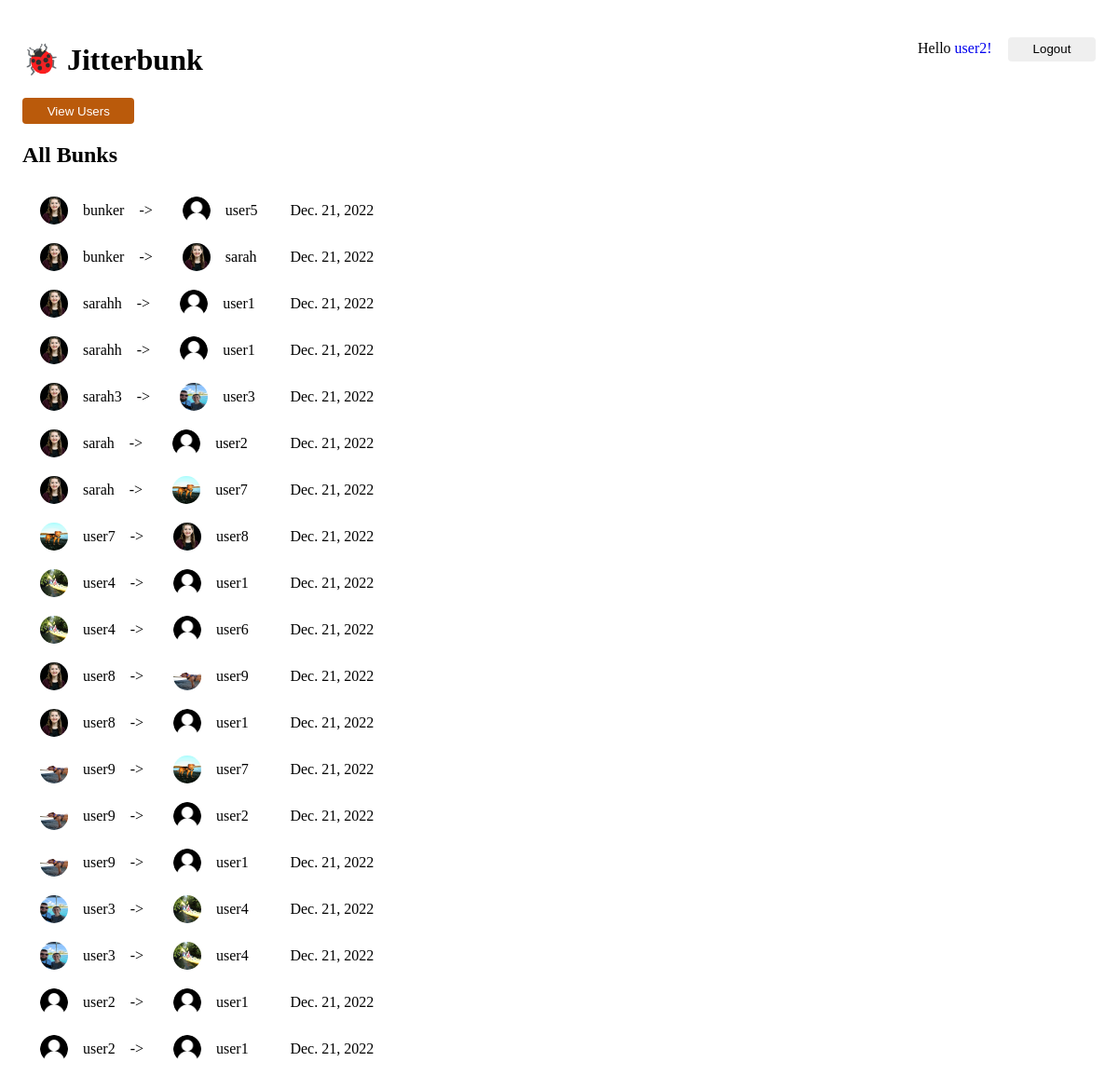
Page /bunks (signed in) on the committed database.
### jitter/models.py (models this page shows, shortened)
class Bunk(models.Model):
	from_user = models.ForeignKey(JitterbunkUser, on_delete=models.SET_NULL, related_name="bunks_sent", null=True)
	to_user = models.ForeignKey(JitterbunkUser, on_delete=models.SET_NULL, related_name="bunks_recieved", null=True)
	time = models.DateTimeField('bunk time')

class JitterbunkUser(models.Model):
	photo = models.ImageField(upload_to="photos")
	user = models.OneToOneField(User, on_delete=models.CASCADE)
	def __str__(self):
		return self.user.username

### jitter/views.py (the view)
# urls.py: path('bunks', views.BunkView.as_view(), name='all_bunks'),
class BunkView(generic.ListView):
    template_name = 'jitter/all_bunks.html'
    context_object_name = 'bunk_list'
    def get_queryset(self):
        return Bunk.objects.all().order_by('-time')

### jitter/templates/jitter/all_bunks.html
{% load static %}
<link rel="stylesheet" type="text/css" href="{% static 'jitter/style.css' %}">
{% include "jitter/header.html" %}
<nav>
	<button onclick="location.href='{% url 'jitter:users' %}'"> View Users </button>
</nav>
<h2> All Bunks </h2>
{% include "jitter/bunk_list.html" %}

### jitter/templates/jitter/header.html (shortened to what this page needs)
{% load static %}
<link rel="stylesheet" type="text/css" href="{% static 'jitter/style.css' %}">
<header>
	<h1>
		&#128030; Jitterbunk
	</h1>
    {% if request.user.is_authenticated%}
    	<p>
    		Hello
    		<a href="{% url 'jitter:user_page' request.user.id %}" >
    			{{ request.user.username }}!
    		</a>
    		<a href="{% url 'jitter:logout' %}">
    			<button class="logout-button"> Logout </button>
    		</a>
    	</p>
    {% endif %}
</header>

### jitter/templates/jitter/bunk_list.html
{% load static %}
<link rel="stylesheet" type="text/css" href="{% static 'jitter/style.css' %}">
{% if bunk_list %}
	<table>
	{% for bunk in bunk_list %}
	<tr>
		<td>
			<div class="bunk">
				{% include "jitter/user.html" with user=bunk.from_user%}
				<span class="arrow"> -> </span>
				{% include "jitter/user.html" with user=bunk.to_user%}
			</div>
		</td>
		<td class="bunk-time">
			{{ bunk.time.date }}
		</td>
	</tr>
	{% endfor %}
	</table>
{% else %}
	<p> No bunks. </p>
{% endif %}

### jitter/templates/jitter/user.html
{% load static %}
<link rel="stylesheet" type="text/css" href="{% static 'jitter/style.css' %}">
<a href="{% url 'jitter:user_page' user.id %}" class="user-info">
	{% if user.photo %}
		<img class="user-photo" src="{{user.photo.url}}"/>
	{% else %}
		<img class="user-photo" src="{% static 'jitter/images/default.png' %}"/>
	{% endif %}
	{{ user }}
</a>

### jitter/static/jitter/style.css (style rules this page uses)
.user-photo { max-height: 30px; max-width: 30px; min-height: 30px; min-width: 30px; object-fit: fill; border-radius: 50%; margin: 0.5em 1em; }
.user-info { text-decoration: none; color: black; display: flex; align-items: center; }
.bunk { display: inline-flex; align-items: center; }
.bunk-time { padding-left: 2em; }
header button { border: none; border-radius: .3em; padding: .4em 2em; margin-left: 1em; }
.arrow { margin: .5em 1em; }
a { text-decoration: none; }
nav button { background-color: #ba5a0b; color: white; border: none; border-radius: .3em; padding: .5em 2em; }
header { display: inline-flex; align-items: top; justify-content: space-between; width: 100%; }

### rows in the picture
Bunk: photo (picture), time "Dec. 21, 2022"
JitterbunkUser: user.username "bunker"
JitterbunkUser: user.username "user5"
Bunk: photo (picture), time "Dec. 21, 2022"
JitterbunkUser: user.username "sarah"
Bunk: photo (picture), time "Dec. 21, 2022"
JitterbunkUser: user.username "sarahh"
JitterbunkUser: user.username "user1"
Bunk: photo (picture), time "Dec. 21, 2022"
Bunk: photo (picture), time "Dec. 21, 2022"
JitterbunkUser: user.username "sarah3"
JitterbunkUser: user.username "user3"
Bunk: photo (picture), time "Dec. 21, 2022"
JitterbunkUser: user.username "user2"
Bunk: photo (picture), time "Dec. 21, 2022"
JitterbunkUser: user.username "user7"
Bunk: photo (picture), time "Dec. 21, 2022"
JitterbunkUser: user.username "user8"
Bunk: photo (picture), time "Dec. 21, 2022"
JitterbunkUser: user.username "user4"
Bunk: photo (picture), time "Dec. 21, 2022"
JitterbunkUser: user.username "user6"
Bunk: photo (picture), time "Dec. 21, 2022"
JitterbunkUser: user.username "user9"
Bunk: photo (picture), time "Dec. 21, 2022"
Bunk: photo (picture), time "Dec. 21, 2022"
Bunk: photo (picture), time "Dec. 21, 2022"
Bunk: photo (picture), time "Dec. 21, 2022"
Bunk: photo (picture), time "Dec. 21, 2022"
Bunk: photo (picture), time "Dec. 21, 2022"
Bunk: time "Dec. 21, 2022"
Bunk: time "Dec. 21, 2022"

### other values in the picture
{{ request.user.username }} "user2"
